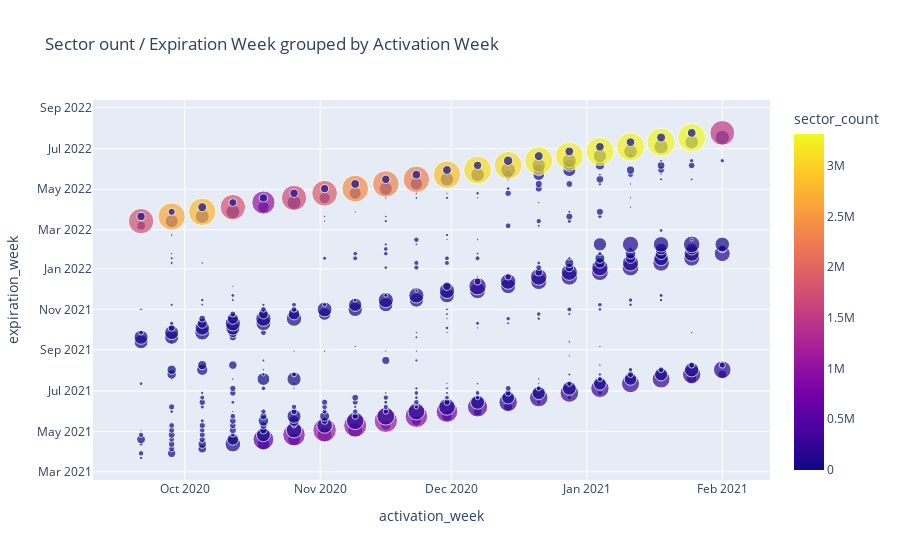

Write notebook code for a chart like this one.
### Code cell
fig = px.scatter(fig_df,
                 x='activation_week',
                 y='expiration_week',
                 size='sqrt_sector_count',
                 color='sector_count',
                 title='Sector ount / Expiration Week grouped by Activation Week')
fig.show()

### Figure 1 — Plotly figure (JSON) as saved in the notebook; plotly's stock layout.template omitted (floating-point values rounded to 4 significant figures; data arrays with more than 128 entries replaced by an {"elided": "..."} marker saying what was removed)
{"data": [{"hovertemplate": "activation_week=%{x}<br>expiration_week=%{y}<br>sqrt_sector_count=%{marker.size}<br>sector_count=%{marker.color}<extra></extra>", "legendgroup": "", "marker": {"color": {"elided": "418 int values"}, "coloraxis": "coloraxis", "size": {"elided": "418 float values"}, "sizemode": "area", "sizeref": 0.3727, "symbol": "circle"}, "mode": "markers", "name": "", "orientation": "v", "showlegend": false, "type": "scatter", "x": {"elided": "418 str values"}, "xaxis": "x", "y": {"elided": "418 str values"}, "yaxis": "y"}], "layout": {"coloraxis": {"colorbar": {"title": {"text": "sector_count"}}, "colorscale": [[0, "#0d0887"], [0.1111, "#46039f"], [0.2222, "#7201a8"], [0.3333, "#9c179e"], [0.4444, "#bd3786"], [0.5556, "#d8576b"], [0.6667, "#ed7953"], [0.7778, "#fb9f3a"], [0.8889, "#fdca26"], [1, "#f0f921"]]}, "legend": {"itemsizing": "constant", "tracegroupgap": 0}, "title": {"text": "Sector ount / Expiration Week grouped by Activation Week"}, "xaxis": {"anchor": "y", "domain": [0, 1], "title": {"text": "activation_week"}}, "yaxis": {"anchor": "x", "domain": [0, 1], "title": {"text": "expiration_week"}}}}
